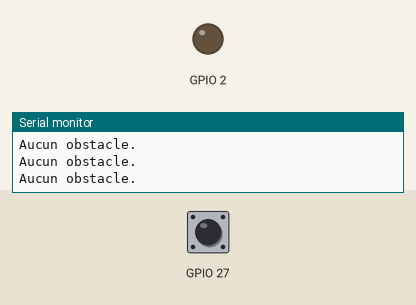
A sketch run on a simulated ESP32. Shown: output pins drawn as LEDs (lit = HIGH), the last lines printed to the serial monitor. The inputs (shaded band) are chosen by the test bench; at power-on: GPIO 27 HIGH.

Above: at 1.2 s.
1.3 s: GPIO 27 pulled LOW for 0.15 s
At 1.4 s:
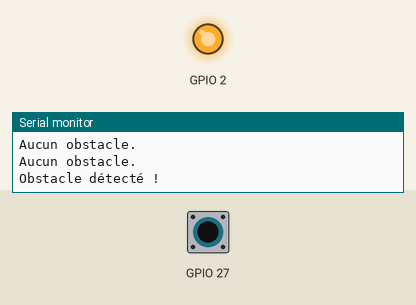
3.0 s: GPIO 27 pulled LOW for 3.2 s
At 7.6 s:
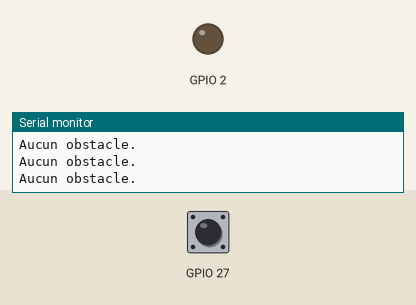
Timing chart, 0 to 9.1 s (numbered marks = the images above; inputs shaded):
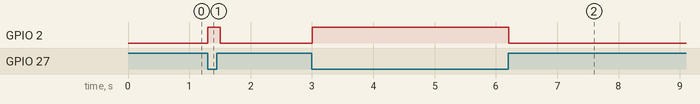

The sketch:

ky_032.ino
```cpp
void setup() {
  pinMode(2, OUTPUT);
  pinMode(27, INPUT_PULLUP);
  Serial.begin(115200);
}

void loop() {
  if (digitalRead(27) == LOW) {
    digitalWrite(2, HIGH);
    Serial.println("Obstacle détecté !");
  } else {
    digitalWrite(2, LOW);
    Serial.println("Aucun obstacle.");
  }
  delay(100);
}
```

Measured:
- after the input at 1.3 s, GPIO 2: LOW → HIGH at once, → LOW 0.20 s later
- after the input at 3.0 s, GPIO 2: LOW → HIGH at once, → LOW 3.2 s later
